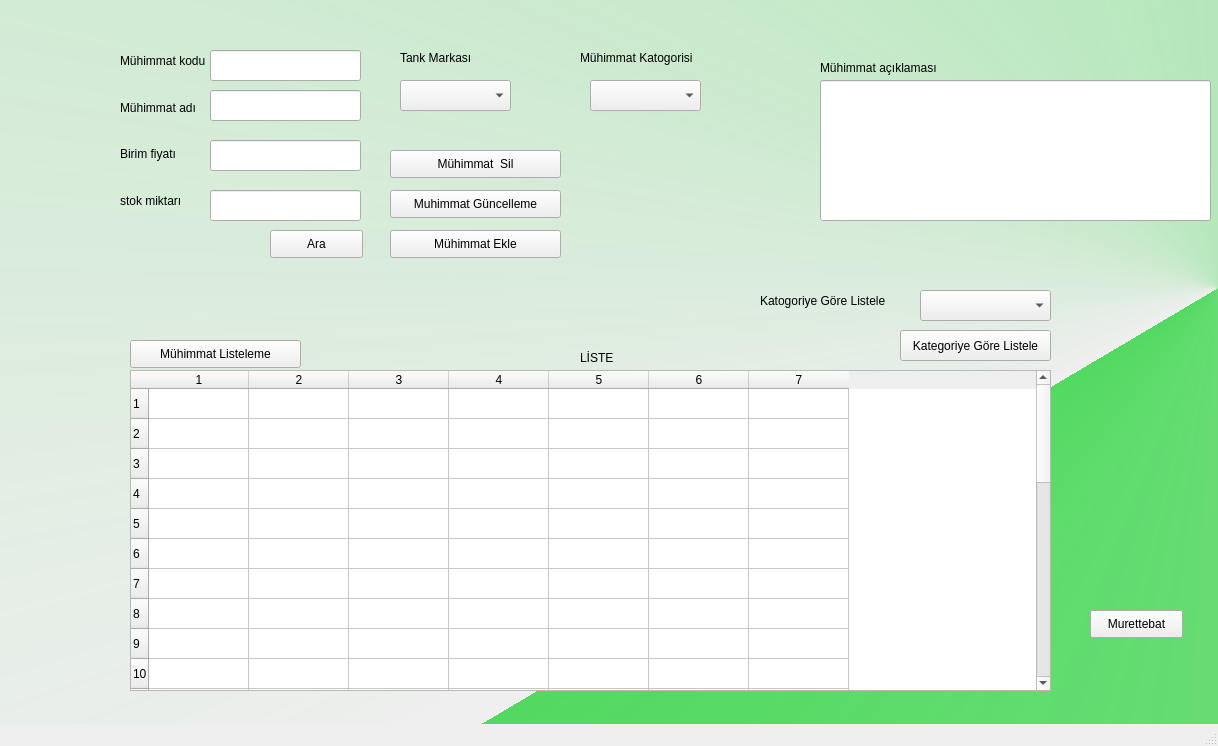
<?xml version="1.0" encoding="UTF-8"?>
<ui version="4.0">
 <class>MainWindow</class>
 <widget class="QMainWindow" name="MainWindow">
  <property name="geometry">
   <rect>
    <x>0</x>
    <y>0</y>
    <width>1218</width>
    <height>746</height>
   </rect>
  </property>
  <property name="windowTitle">
   <string>MainWindow</string>
  </property>
  <widget class="QWidget" name="centralwidget">
   <property name="styleSheet">
    <string notr="true">#centralwidget{
background-color: qconicalgradient(cx:0.886, cy:0.516682, angle:185.8, stop:0 rgba(0, 206, 23, 166), stop:1 rgba(0, 0, 0, 0));
background-color: qconicalgradient(cx:1, cy:0.398, angle:225.4, stop:0 rgba(0, 206, 23, 166), stop:1 rgba(0, 0, 0, 0));
}</string>
   </property>
   <widget class="QLabel" name="label_5">
    <property name="geometry">
     <rect>
      <x>820</x>
      <y>60</y>
      <width>251</width>
      <height>16</height>
     </rect>
    </property>
    <property name="text">
     <string>Mühimmat açıklaması</string>
    </property>
   </widget>
   <widget class="QComboBox" name="cmbMarka">
    <property name="geometry">
     <rect>
      <x>400</x>
      <y>80</y>
      <width>111</width>
      <height>31</height>
     </rect>
    </property>
    <property name="currentIndex">
     <number>-1</number>
    </property>
    <item>
     <property name="text">
      <string>Leopar2A4</string>
     </property>
    </item>
    <item>
     <property name="text">
      <string>Leopar2A6</string>
     </property>
    </item>
    <item>
     <property name="text">
      <string>Tiger2</string>
     </property>
    </item>
    <item>
     <property name="text">
      <string>Stug</string>
     </property>
    </item>
    <item>
     <property name="text">
      <string>T-34</string>
     </property>
    </item>
   </widget>
   <widget class="QComboBox" name="cmbKategori">
    <property name="geometry">
     <rect>
      <x>590</x>
      <y>80</y>
      <width>111</width>
      <height>31</height>
     </rect>
    </property>
    <property name="currentIndex">
     <number>-1</number>
    </property>
    <item>
     <property name="text">
      <string>Zırh Delici</string>
     </property>
    </item>
    <item>
     <property name="text">
      <string>Patlayıcı Mermiler</string>
     </property>
    </item>
    <item>
     <property name="text">
      <string>Yanıcı Mermiler</string>
     </property>
    </item>
    <item>
     <property name="text">
      <string>Gözetleme Mermisi</string>
     </property>
    </item>
    <item>
     <property name="text">
      <string>Füze Mermileri</string>
     </property>
    </item>
   </widget>
   <widget class="QLabel" name="label_6">
    <property name="geometry">
     <rect>
      <x>400</x>
      <y>50</y>
      <width>121</width>
      <height>16</height>
     </rect>
    </property>
    <property name="text">
     <string>Tank Markası</string>
    </property>
   </widget>
   <widget class="QLabel" name="label_7">
    <property name="geometry">
     <rect>
      <x>580</x>
      <y>50</y>
      <width>131</width>
      <height>16</height>
     </rect>
    </property>
    <property name="text">
     <string>Mühimmat Katogorisi</string>
    </property>
   </widget>
   <widget class="QLineEdit" name="lneurunAciklama">
    <property name="geometry">
     <rect>
      <x>820</x>
      <y>80</y>
      <width>391</width>
      <height>141</height>
     </rect>
    </property>
   </widget>
   <widget class="QTableWidget" name="tableWidget">
    <property name="geometry">
     <rect>
      <x>130</x>
      <y>370</y>
      <width>921</width>
      <height>321</height>
     </rect>
    </property>
    <property name="rowCount">
     <number>30</number>
    </property>
    <property name="columnCount">
     <number>7</number>
    </property>
    <row/>
    <row/>
    <row/>
    <row/>
    <row/>
    <row/>
    <row/>
    <row/>
    <row/>
    <row/>
    <row/>
    <row/>
    <row/>
    <row/>
    <row/>
    <row/>
    <row/>
    <row/>
    <row/>
    <row/>
    <row/>
    <row/>
    <row/>
    <row/>
    <row/>
    <row/>
    <row/>
    <row/>
    <row/>
    <row/>
    <column/>
    <column/>
    <column/>
    <column/>
    <column/>
    <column/>
    <column/>
   </widget>
   <widget class="QComboBox" name="cmbKategoriListele">
    <property name="geometry">
     <rect>
      <x>920</x>
      <y>290</y>
      <width>131</width>
      <height>31</height>
     </rect>
    </property>
    <property name="currentIndex">
     <number>-1</number>
    </property>
    <item>
     <property name="text">
      <string>Zırh Delici</string>
     </property>
    </item>
    <item>
     <property name="text">
      <string>Gözetleme Mermisi</string>
     </property>
    </item>
    <item>
     <property name="text">
      <string>Füze Mermileri</string>
     </property>
    </item>
    <item>
     <property name="text">
      <string>Yanıcı Mermiler</string>
     </property>
    </item>
    <item>
     <property name="text">
      <string>Patlayıcı Mermiler</string>
     </property>
    </item>
   </widget>
   <widget class="QLabel" name="label_8">
    <property name="geometry">
     <rect>
      <x>760</x>
      <y>290</y>
      <width>181</width>
      <height>22</height>
     </rect>
    </property>
    <property name="text">
     <string>Katogoriye Göre Listele</string>
    </property>
   </widget>
   <widget class="QPushButton" name="btnEkle">
    <property name="geometry">
     <rect>
      <x>390</x>
      <y>230</y>
      <width>171</width>
      <height>28</height>
     </rect>
    </property>
    <property name="text">
     <string>Mühimmat Ekle</string>
    </property>
   </widget>
   <widget class="QPushButton" name="btnSil">
    <property name="geometry">
     <rect>
      <x>390</x>
      <y>150</y>
      <width>171</width>
      <height>28</height>
     </rect>
    </property>
    <property name="text">
     <string>Mühimmat  Sil</string>
    </property>
   </widget>
   <widget class="QPushButton" name="btnGuncelle">
    <property name="geometry">
     <rect>
      <x>390</x>
      <y>190</y>
      <width>171</width>
      <height>28</height>
     </rect>
    </property>
    <property name="text">
     <string>Muhimmat Güncelleme</string>
    </property>
   </widget>
   <widget class="QPushButton" name="btnListele">
    <property name="geometry">
     <rect>
      <x>130</x>
      <y>340</y>
      <width>171</width>
      <height>28</height>
     </rect>
    </property>
    <property name="text">
     <string>Mühimmat Listeleme</string>
    </property>
   </widget>
   <widget class="QWidget" name="layoutWidget">
    <property name="geometry">
     <rect>
      <x>120</x>
      <y>40</y>
      <width>93</width>
      <height>181</height>
     </rect>
    </property>
    <layout class="QVBoxLayout" name="verticalLayout">
     <item>
      <widget class="QLabel" name="label">
       <property name="text">
        <string>Mühimmat kodu</string>
       </property>
      </widget>
     </item>
     <item>
      <widget class="QLabel" name="label_2">
       <property name="text">
        <string>Mühimmat adı</string>
       </property>
      </widget>
     </item>
     <item>
      <widget class="QLabel" name="label_3">
       <property name="text">
        <string>Birim fiyatı</string>
       </property>
      </widget>
     </item>
     <item>
      <widget class="QLabel" name="label_4">
       <property name="text">
        <string>stok miktarı</string>
       </property>
      </widget>
     </item>
    </layout>
   </widget>
   <widget class="QPushButton" name="btnKategoriyeGoreListele">
    <property name="geometry">
     <rect>
      <x>900</x>
      <y>330</y>
      <width>151</width>
      <height>31</height>
     </rect>
    </property>
    <property name="text">
     <string>Kategoriye Göre Listele</string>
    </property>
   </widget>
   <widget class="QLineEdit" name="lnestokMiktari">
    <property name="geometry">
     <rect>
      <x>210</x>
      <y>190</y>
      <width>151</width>
      <height>31</height>
     </rect>
    </property>
   </widget>
   <widget class="QLineEdit" name="lneurunAdi">
    <property name="geometry">
     <rect>
      <x>210</x>
      <y>90</y>
      <width>151</width>
      <height>31</height>
     </rect>
    </property>
   </widget>
   <widget class="QLineEdit" name="lneurunKodu">
    <property name="geometry">
     <rect>
      <x>210</x>
      <y>50</y>
      <width>151</width>
      <height>31</height>
     </rect>
    </property>
   </widget>
   <widget class="QLineEdit" name="lnebirimFiyat">
    <property name="geometry">
     <rect>
      <x>210</x>
      <y>140</y>
      <width>151</width>
      <height>31</height>
     </rect>
    </property>
   </widget>
   <widget class="QLabel" name="label_9">
    <property name="geometry">
     <rect>
      <x>580</x>
      <y>350</y>
      <width>55</width>
      <height>16</height>
     </rect>
    </property>
    <property name="text">
     <string>LİSTE</string>
    </property>
   </widget>
   <widget class="QPushButton" name="btnMuhimmatAra">
    <property name="geometry">
     <rect>
      <x>270</x>
      <y>230</y>
      <width>93</width>
      <height>28</height>
     </rect>
    </property>
    <property name="text">
     <string>Ara</string>
    </property>
   </widget>
   <widget class="QPushButton" name="btnmurettebat">
    <property name="geometry">
     <rect>
      <x>1090</x>
      <y>610</y>
      <width>93</width>
      <height>28</height>
     </rect>
    </property>
    <property name="text">
     <string>Murettebat</string>
    </property>
   </widget>
  </widget>
  <widget class="QMenuBar" name="menubar">
   <property name="geometry">
    <rect>
     <x>0</x>
     <y>0</y>
     <width>1218</width>
     <height>26</height>
    </rect>
   </property>
  </widget>
  <widget class="QStatusBar" name="statusbar"/>
 </widget>
 <resources/>
 <connections/>
</ui>
